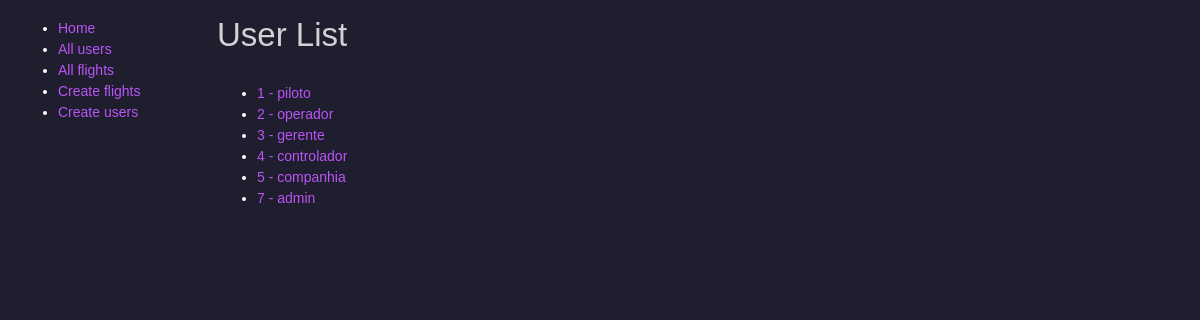
Page /flightmanagement/user/ on the committed database.
### flight_management/models.py (models this page shows, shortened)
class User(models.Model):
    id = models.BigAutoField(primary_key=True)
    tx_name = models.CharField(max_length=42)
    nm_role = models.CharField(max_length=24, choices=Role.choices)
    tx_username = models.CharField(max_length=42)
    tx_hash_key = models.CharField(max_length=64)
    class Meta:
        db_table = 'user'

### flight_management/views.py (the view)
# urls.py: path('user/', views.UserListView.as_view(), name='user'),
class UserListView(generic.ListView):
    model = User
    paginate_by = 10

### flight_management/template/flight_management/user_list.html
{% extends "base_generic.html" %}
{% block content %}
<h1>User List</h1>
{% if user_list %}
  <ul>
  {% for user in user_list %}
    <li>
      <a href="{% url 'user-detail' user.id %}">
      {{ user.id }} - {{ user.tx_name }}
      </a>
    </li>
  {% endfor %}
 </ul>
{% else %}
  <p>There are no users available.</p>
{% endif %}
{% endblock %}

### rows in the picture
User: id "1", tx_name "piloto"
User: id "2", tx_name "operador"
User: id "3", tx_name "gerente"
User: id "4", tx_name "controlador"
User: id "5", tx_name "companhia"
User: id "7", tx_name "admin"
